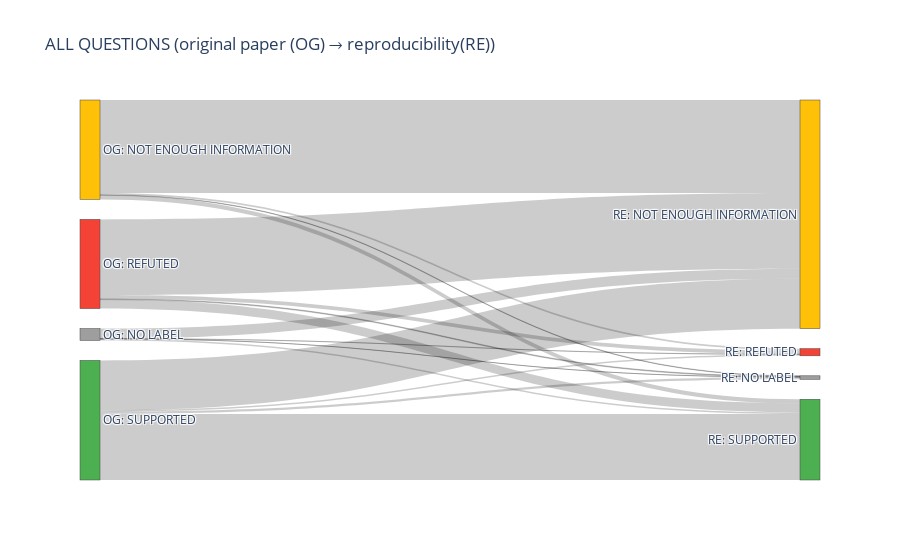

Notebook code cell kept with this figure:
### Code cell
import plotly.graph_objects as go

df = df_re_og.copy()

df["label_og"] = (df["label_og"].fillna("NO LABEL").replace({"None": "NO LABEL"}))

df["label_re"] = (df["label_re"].fillna("NO LABEL").replace({"None": "NO LABEL"}))

df["node_og"] = "OG: " + df["label_og"]
df["node_re"] = "RE: " + df["label_re"]

flows = (df.groupby(["node_og", "node_re"]).size().reset_index(name="count"))

nodes_og = sorted(df["node_og"].unique())
nodes_re = sorted(df["node_re"].unique())
labels = nodes_og + nodes_re

color_map = {
    "OG: SUPPORTED": "#4CAF50",                 
    "OG: REFUTED": "#F44336",                   
    "OG: NOT ENOUGH INFORMATION": "#FFC107",    
    "OG: NO LABEL": "#9E9E9E",         
    "RE: SUPPORTED": "#4CAF50",                 
    "RE: REFUTED": "#F44336",                   
    "RE: NOT ENOUGH INFORMATION": "#FFC107",    
    "RE: NO LABEL": "#9E9E9E",             
}

label_to_idx = {lab: i for i, lab in enumerate(labels)}

source = flows["node_og"].map(label_to_idx)
target = flows["node_re"].map(label_to_idx)
value  = flows["count"]

node_colors = [color_map[node]for node in labels]

fig = go.Figure(data=[go.Sankey(
    node=dict(pad=20,thickness=20,label=labels, color=node_colors),
    link=dict(source=source,target=target,value=value))])

fig.update_layout(
    title_text="ALL QUESTIONS (original paper (OG) → reproducibility(RE))",
    font_size=12
)

fig.show()

### Figure 1 — Plotly figure (JSON) as saved in the notebook; plotly's stock layout.template omitted (floating-point values rounded to 4 significant figures)
{"data": [{"link": {"source": [0, 0, 0, 0, 1, 1, 1, 1, 2, 2, 2, 2, 3, 3, 3, 3], "target": [4, 5, 6, 7, 4, 5, 6, 7, 4, 5, 6, 7, 4, 5, 6, 7], "value": [3, 423, 7, 64, 20, 3914, 72, 174, 32, 3180, 162, 378, 90, 2099, 61, 2780]}, "node": {"color": ["#9E9E9E", "#FFC107", "#F44336", "#4CAF50", "#9E9E9E", "#FFC107", "#F44336", "#4CAF50"], "label": ["OG: NO LABEL", "OG: NOT ENOUGH INFORMATION", "OG: REFUTED", "OG: SUPPORTED", "RE: NO LABEL", "RE: NOT ENOUGH INFORMATION", "RE: REFUTED", "RE: SUPPORTED"], "pad": 20, "thickness": 20}, "type": "sankey"}], "layout": {"font": {"size": 12}, "title": {"text": "ALL QUESTIONS (original paper (OG) → reproducibility(RE))"}}}
